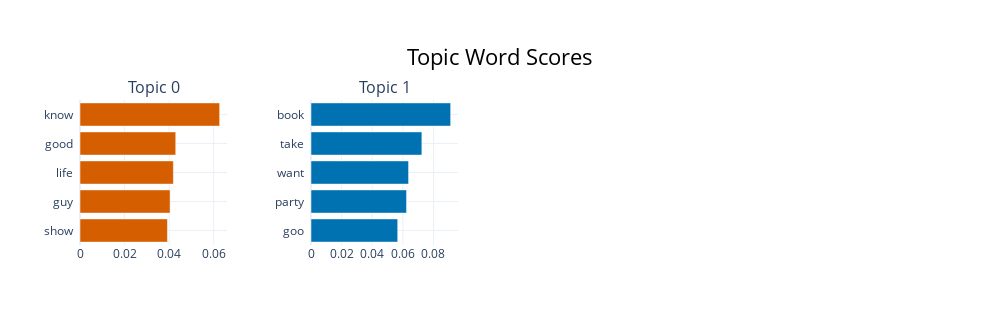

Source (notebook cell):
### Code cell
topic_model.visualize_barchart(top_n_topics=5)

### Figure 1 — Plotly figure (JSON) as saved in the notebook; plotly's stock layout.template omitted (floating-point values rounded to 4 significant figures)
{"data": [{"marker": {"color": "#D55E00"}, "orientation": "h", "type": "bar", "x": [0.03924, 0.04042, 0.04189, 0.04296, 0.06266], "xaxis": "x", "y": ["show  ", "guy  ", "life  ", "good  ", "know  "], "yaxis": "y"}, {"marker": {"color": "#0072B2"}, "orientation": "h", "type": "bar", "x": [0.05663, 0.06241, 0.06372, 0.07241, 0.09121], "xaxis": "x2", "y": ["goo  ", "party  ", "want  ", "take  ", "book  "], "yaxis": "y2"}], "layout": {"annotations": [{"font": {"size": 16}, "showarrow": false, "text": "Topic 0", "x": 0.0875, "xanchor": "center", "xref": "paper", "y": 1, "yanchor": "bottom", "yref": "paper"}, {"font": {"size": 16}, "showarrow": false, "text": "Topic 1", "x": 0.3625, "xanchor": "center", "xref": "paper", "y": 1, "yanchor": "bottom", "yref": "paper"}], "height": 325, "hoverlabel": {"bgcolor": "white", "font": {"family": "Rockwell", "size": 16}}, "showlegend": false, "title": {"font": {"color": "Black", "size": 22}, "text": "Topic Word Scores", "x": 0.5, "xanchor": "center", "yanchor": "top"}, "width": 1000, "xaxis": {"anchor": "y", "domain": [0, 0.175], "showgrid": true}, "xaxis2": {"anchor": "y2", "domain": [0.275, 0.45], "showgrid": true}, "xaxis3": {"anchor": "y3", "domain": [0.55, 0.725], "showgrid": true}, "xaxis4": {"anchor": "y4", "domain": [0.825, 1], "showgrid": true}, "yaxis": {"anchor": "x", "domain": [0, 1], "showgrid": true}, "yaxis2": {"anchor": "x2", "domain": [0, 1], "showgrid": true}, "yaxis3": {"anchor": "x3", "domain": [0, 1], "showgrid": true}, "yaxis4": {"anchor": "x4", "domain": [0, 1], "showgrid": true}}}
